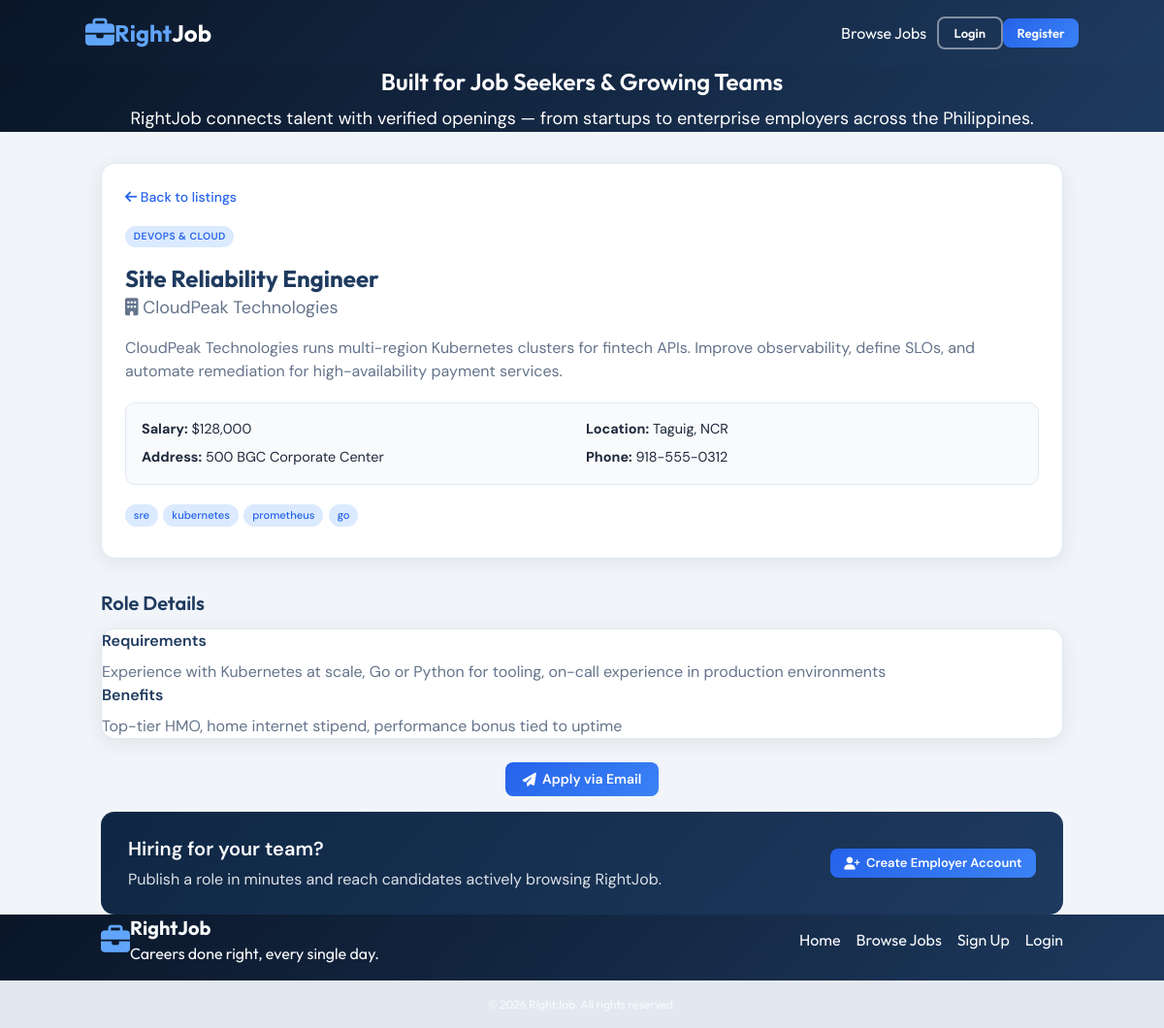
/listings/4, run on the app's committed database.
### tables this page shows
CREATE TABLE IF NOT EXISTS listings (
    id INT AUTO_INCREMENT PRIMARY KEY,
    title VARCHAR(255) NOT NULL,
    description TEXT NOT NULL,
    salary VARCHAR(50) NOT NULL,
    tags VARCHAR(255) DEFAULT NULL,
    company VARCHAR(255) DEFAULT NULL,
    address VARCHAR(255) DEFAULT NULL,
    city VARCHAR(100) NOT NULL,
    state VARCHAR(50) NOT NULL,
    phone VARCHAR(50) DEFAULT NULL,
    email VARCHAR(255) NOT NULL,
    requirements TEXT DEFAULT NULL,
    benefits TEXT DEFAULT NULL,
    category VARCHAR(50) DEFAULT NULL,
    user_id INT NOT NULL,
    created_at TIMESTAMP DEFAULT CURRENT_TIMESTAMP,
    FOREIGN KEY (user_id) REFERENCES users(id) ON DELETE CASCADE
);

### App/controllers/ListingController.php (called while the page is built, shortened)
<?php
class ListingController
{
    protected $db;
    public function __construct()
    {
        $config = require basePath('config/db.php');
        $this->db = new Database($config);
    }
    public function show($params)
    {
        $listing = $this->findListing($params['id'] ?? '');
        loadView('listings/show', [
            'pageTitle' => e($listing->title) . ' — RightJob',
            'listing' => $listing,
            'canManage' => $this->canManage($listing),
        ]);
    }
    protected function findListing($id)
    {
        return $this->db->query(
            'SELECT * FROM listings WHERE id = :id',
            ['id' => $id]
        )->fetch();
    }
    protected function canManage($listing): bool
    {
        if (!isEmployer()) {
            return false;
        }
        return (int) $listing->user_id === currentUserId();
    }
}

### public/index.php (called while the page is built, shortened)
<?php
require '../helpers.php';
$router = new Router();
$router->route(normalizeUri());

### Framework/Database.php (called while the page is built, shortened)
<?php
class Database
{
    public $conn;
    public function __construct($config)
    {
        $dsn = "mysql:host={$config['host']};port={$config['port']};dbname={$config['dbname']}";
        $options = [PDO::ATTR_ERRMODE => PDO::ERRMODE_EXCEPTION, PDO::ATTR_DEFAULT_FETCH_MODE => PDO::FETCH_OBJ];
        try {
            $this->conn = new PDO($dsn, $config['username'], $config['password'], $options);
        } catch (\PDOException $e) {
            throw new Exception('Database failed connection: ' . $e->getMessage());
        }
    }
    public function query($query, $params = [])
    {
        try {
            $sth = $this->conn->prepare($query);
            foreach ($params as $param => $value) {
                $sth->bindValue(':' . $param, $value);
            }
            $sth->execute();
            return $sth;
        } catch (PDOException $e) {
            throw new Exception("Query failed{$e->getMessage()}");
        }
    }
}

### App/views/listings/show.view.php (the view, shortened to what this page needs)
<?= loadPartial('head') ?>
<?= loadPartial('navbar') ?>
<?= loadPartial('top-banner') ?>
<section class="container mx-auto p-4 mt-4">
    <div class="panel detail-panel">
        <div class="flex flex-wrap justify-between items-center gap-3 mb-4">
            <a class="back-to-listings" href="<?= url('/listings') ?>">
                <i class="fa fa-arrow-left"></i> Back to listings
            </a>
        </div>
        <?php if (!empty($listing->category)) : ?>
            <span class="category-badge mb-2"><?= e(categoryLabel($listing->category)) ?></span>
        <?php endif; ?>
        <h1 class="text-2xl font-bold text-primary-brand mt-2"><?= e($listing->title) ?></h1>
        <?php if (!empty($listing->company)) : ?>
            <p class="text-lg mt-1 text-gray-600"><i class="fa fa-building"></i> <?= e($listing->company) ?></p>
        <?php endif; ?>
        <p class="text-gray-700 mt-4 leading-relaxed"><?= e($listing->description) ?></p>
        <ul class="detail-meta">
            <li><strong>Salary:</strong> <?= formatSalary($listing->salary) ?></li>
            <li><strong>Location:</strong> <?= e($listing->city) ?>, <?= e($listing->state) ?></li>
            <?php if (!empty($listing->address)) : ?><li><strong>Address:</strong> <?= e($listing->address) ?></li><?php endif; ?>
            <?php if (!empty($listing->phone)) : ?><li><strong>Phone:</strong> <?= e($listing->phone) ?></li><?php endif; ?>
        </ul>
        <?php $tags = formatTagList($listing->tags ?? null); ?>
        <?php if (!empty($tags)) : ?>
            <div class="job-card__tags mb-2">
                <?php foreach ($tags as $tag) : ?>
                    <span class="tag-pill"><?= e($tag) ?></span>
                <?php endforeach; ?>
            </div>
        <?php endif; ?>
    </div>
</section>
<section class="container mx-auto p-4 pb-8">
    <h2 class="text-xl font-semibold mb-3 text-primary-brand" style="font-family: var(--font-heading);">Role Details</h2>
    <div class="panel p-6 mb-6">
        <h3 class="font-semibold mb-2 text-primary-brand">Requirements</h3>
        <p class="text-gray-700 leading-relaxed"><?= e($listing->requirements ?: 'Contact employer for full requirements.') ?></p>
        <h3 class="font-semibold mt-5 mb-2 text-primary-brand">Benefits</h3>
        <p class="text-gray-700 leading-relaxed"><?= e($listing->benefits ?: 'Discuss benefits during the interview process.') ?></p>
    </div>
    <div class="btn-center-wrap">
        <a href="mailto:<?= e($listing->email) ?>?subject=Application%20for%20<?= rawurlencode($listing->title) ?>"
            class="btn btn--primary">
            <i class="fa fa-paper-plane"></i> Apply via Email
        </a>
    </div>
</section>
<?= loadPartial('bottom-banner') ?>
<?= loadPartial('footer') ?>

### Framework/Router.php (shortened to what this page needs)
<?php
class Router
{
    protected $routes = [];
    public function registerRoute($method, $uri, $action)
    {
        list($controller, $controllerMethod) = explode('@', $action);
        $this->routes[] = [
            'method' => $method,
            'uri' => $uri,
            'controller' => $controller,
            'controllerMethod' => $controllerMethod
        ];
    }
    public function route($uri)
    {
        $requestMethod = $_SERVER['REQUEST_METHOD'];
        foreach ($this->routes as $route) {
            $uriSegments = $uri === '/' ? [] : explode('/', trim($uri, '/'));
            $routeSegments = $route['uri'] === '/' ? [] : explode('/', trim($route['uri'], '/'));
            if (count($uriSegments) === count($routeSegments) && strtoupper($route['method']) === strtoupper($requestMethod)) {
                $params = [];
                $match = true;
                for ($i = 0; $i < count($uriSegments); $i++) {
                    if ($routeSegments[$i] !== $uriSegments[$i] && !preg_match('/\{(.+?)\}/', $routeSegments[$i])) {
                        $match = false;
                        break;
                    }
                    if (preg_match('/\{(.+?)\}/', $routeSegments[$i], $matches)) {
                        $params[$matches[1]] = $uriSegments[$i];
                    }
                }
                if ($match) {
                    $controllerMethod = $route['controllerMethod'];
                    $controllerInstance = new $controller();
                    $controllerInstance->$controllerMethod($params);
                    return;
                }
            }
        }
    }
}

### public/css/style.css (style rules this page uses)
html { line-height: 1.5; -webkit-text-size-adjust: 100%; -moz-tab-size: 4; -o-tab-size: 4; tab-size: 4; font-family: ui-sans-serif, system-ui, -apple-system, BlinkMacSystemFont, "Segoe UI", Roboto, "Helvetica Neue", Arial, "Noto Sans", sans-serif, "Apple Color Emoji", "Segoe UI Emoji", "Segoe UI Symbol", "Noto Color Emoji"; font-feature-settings: normal; font-variation-settings: normal; }
body { margin: 0; line-height: inherit; }
h1, h2, h3, h4, h5, h6 { font-size: inherit; font-weight: inherit; }
a { color: inherit; text-decoration: inherit; }
b, strong { font-weight: bolder; }
blockquote, dl, dd, h1, h2, h3, h4, h5, h6, hr, figure, p, pre { margin: 0; }
ol, ul, menu { list-style: none; margin: 0; padding: 0; }
.container { width: 100%; }
@media (min-width: 640px) { .container { max-width: 640px; } }
@media (min-width: 768px) { .container { max-width: 768px; } }
@media (min-width: 1024px) { .container { max-width: 1024px; } }
.mx-auto { margin-left: auto; margin-right: auto; }
.mb-2 { margin-bottom: 0.5rem; }
.mb-4 { margin-bottom: 1rem; }
.mb-6 { margin-bottom: 1.5rem; }
.mt-2 { margin-top: 0.5rem; }
.mt-4 { margin-top: 1rem; }
.mb-3 { margin-bottom: 0.75rem; }
.flex { display: flex; }
.items-center { align-items: center; }
.justify-between { justify-content: space-between; }
.bg-gray-100 { --tw-bg-opacity: 1; background-color: rgb(243 244 246 / var(--tw-bg-opacity)); }
.p-4 { padding: 1rem; }
.text-lg { font-size: 1.125rem; line-height: 1.75rem; }
.text-xl { font-size: 1.25rem; line-height: 1.75rem; }
.text-2xl { font-size: 1.5rem; line-height: 2rem; }
.font-bold { font-weight: 700; }
.font-semibold { font-weight: 600; }
.text-gray-700 { --tw-text-opacity: 1; color: rgb(55 65 81 / var(--tw-text-opacity)); }

### data on the page
listings: category "DEVOPS & CLOUD", title "Site Reliability Engineer", company "CloudPeak Technologies", description "CloudPeak Technologies runs multi-region Kubernetes clusters for fintech APIs. Improve observability, define SLOs, and automate remediation for high-availability payment services.", salary "$128,000", city "Taguig", state "NCR", address "500 BGC Corporate Center", phone "918-555-0312", tags "sre", tags "kubernetes", tags "prometheus", tags "go", requirements "Experience with Kubernetes at scale, Go or Python for tooling, on-call experience in production environments", benefits "Top-tier HMO, home internet stipend, performance bonus tied to uptime"
